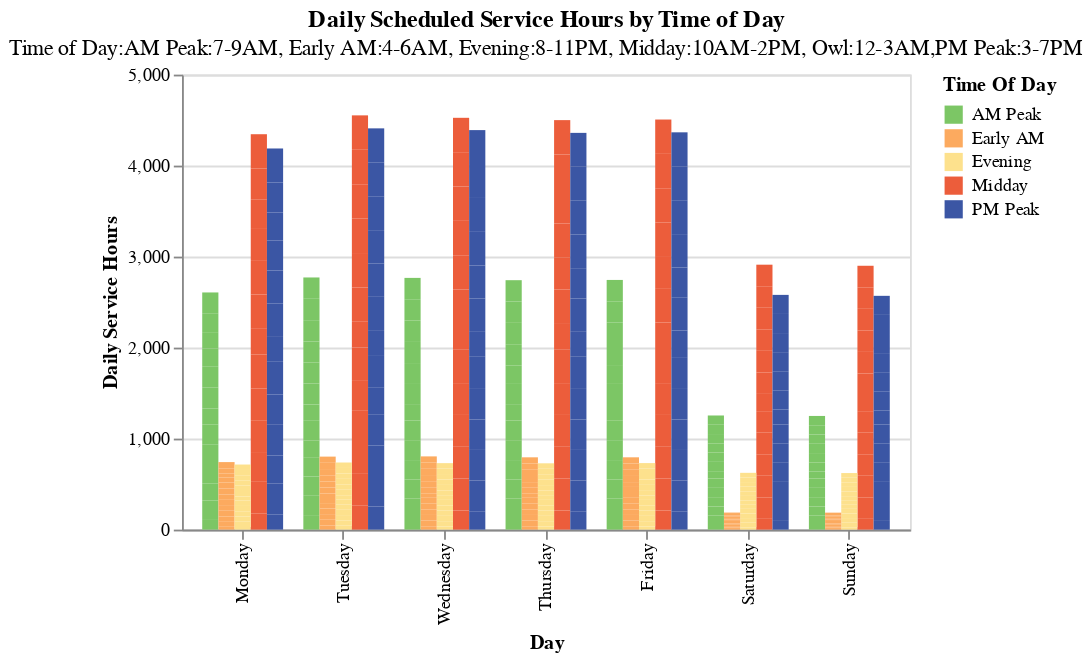

This figure's notebook cell:
### Code cell
section1.single_bar_chart_dropdown(
    agg_df,
    "Day of Week",
    "Daily Service Hours",
    "Time of Day",
    "Daily Scheduled Service Hours by Time of Day",
    "Month",
    readable_dict["total_scheduled_hours"]["subtitle"],
)

### Figure 1 — Vega-Lite specification as saved in the notebook (floating-point values rounded to 4 significant figures; data arrays with more than 128 entries replaced by an {"elided": "..."} marker saying what was removed)
{"config": {"view": {"continuousWidth": 300, "continuousHeight": 300}}, "data": {"name": "data-17c210764dd7a6f66fbcebe9eaafa883"}, "mark": {"type": "bar"}, "encoding": {"color": {"field": "Time of Day", "scale": {"range": ["#7cc665", "#fcaa5f", "#fde18d", "#ec5d3b", "#3b56a4", "#49a2b2"]}, "title": "Time Of Day", "type": "nominal"}, "tooltip": [{"field": "Transit Operator", "type": "nominal"}, {"field": "Month", "type": "nominal"}, {"field": "Time of Day", "type": "nominal"}, {"field": "Day of Week", "type": "nominal"}, {"field": "Total Service (hours)", "type": "quantitative"}, {"field": "n_days", "type": "quantitative"}, {"field": "Daily Service Hours", "type": "quantitative"}], "x": {"field": "Day of Week", "scale": {"domain": ["Monday", "Tuesday", "Wednesday", "Thursday", "Friday", "Saturday", "Sunday"]}, "title": "Day", "type": "nominal"}, "xOffset": {"field": "Time of Day", "type": "nominal"}, "y": {"field": "Daily Service Hours", "title": "Daily Service Hours", "type": "quantitative"}}, "height": 250, "params": [{"name": "Month", "select": {"type": "point", "fields": ["Month"]}, "bind": {"input": "select", "options": ["2024-03", "2024-02", "2024-01", "2023-12", "2023-11", "2023-10", "2023-09", "2023-08", "2023-07", "2023-06", "2023-05", "2023-04", "2023-03"], "name": "Month"}}], "title": {"text": ["Daily Scheduled Service Hours by Time of Day"], "subtitle": ["Time of Day:AM Peak:7-9AM, Early AM:4-6AM, Evening:8-11PM, Midday:10AM-2PM, Owl:12-3AM,PM Peak:3-7PM"]}, "transform": [{"filter": {"param": "Month"}}], "width": 400, "$schema": "https://vega.github.io/schema/vega-lite/v5.14.1.json", "datasets": {"data-17c210764dd7a6f66fbcebe9eaafa883": {"elided": "455 records"}}}
